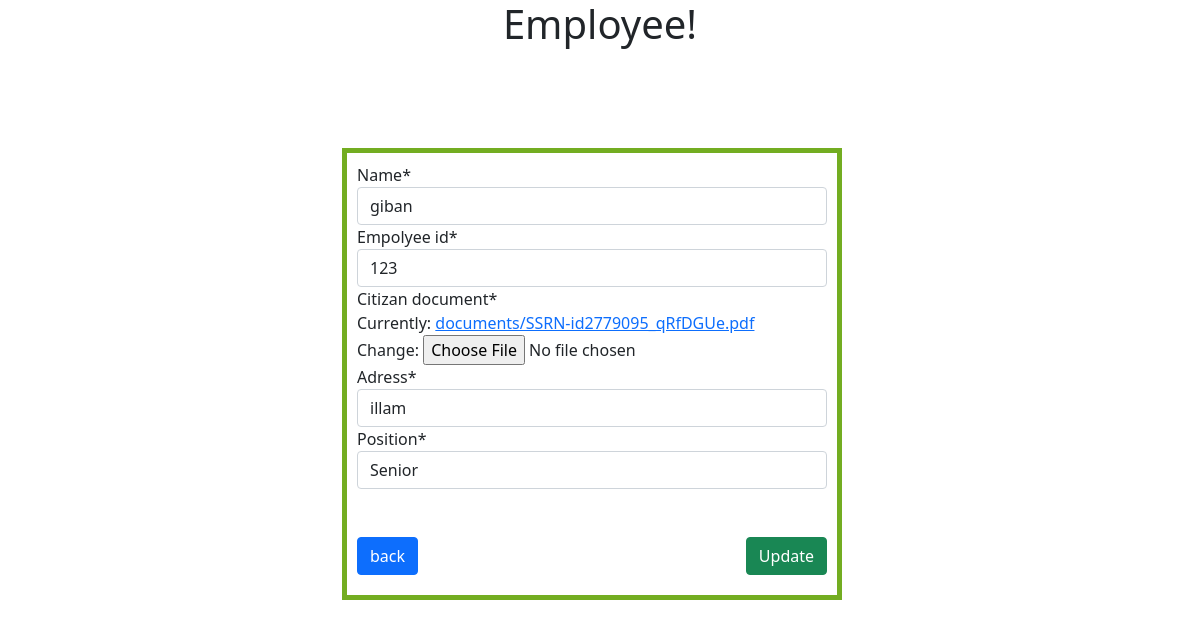
/empolyee_up/10/, run on the app's committed database.
### info/models.py (models this page shows)
class Empolyee(models.Model):
    position = (('Junior', 'Junior'), ('Mid level',
                                       'Mid level'), ('Senior', 'Senior'))
    name = models.CharField(max_length=300)
    empolyee_id = models.IntegerField()
    citizan_document = models.FileField(upload_to='documents/')
    adress = models.CharField(max_length=300)
    position = models.CharField(
        max_length=30, choices=position, default="Junior")

### info/views.py (the view)
# urls.py: path('empolyee_up/<int:pk>/', EmpolyeeUpdateView.as_view(), name='emp_up'),
class EmpolyeeUpdateView(UpdateView):
    template_name = 'emp_update.html'
    model = Empolyee
    form_class = EmpolyeeUpdateForm
    success_url = reverse_lazy('info:emp_list')

### info/forms.py
class EmpolyeeUpdateForm(forms.ModelForm):
    class Meta:
        model = Empolyee
        fields = '__all__'

### templates/emp_update.html (shortened to what this page needs)
{% extends "base.html" %}
{% load crispy_forms_tags %}
{% block content %}
<div class="container">
    <div class="col-4" id="em">
        <form method="post">{% csrf_token %}
            {{ form|crispy }}
            <br>
            <br>
            <input type="submit" class="btn btn-success" id="sub" value="Update">
            <a class="btn btn-primary" id ='bt' href="{% url 'info:emp_list' %}">back</a>
        </form>
        <br>
        <br>
    </div>
</div>
{% endblock %}

### templates/emp_update.html (style rules this page uses)
#sub { float: right }
#bt { float:left }
#em { margin-top: 100px; margin-left: 300px; margin-right: 200px; width: 40%; width: 500px; border: 5px solid #73AD21; padding: 10px; }

### data on the page
Empolyee: name "giban", empolyee_id "123", adress "illam", position "Senior"
